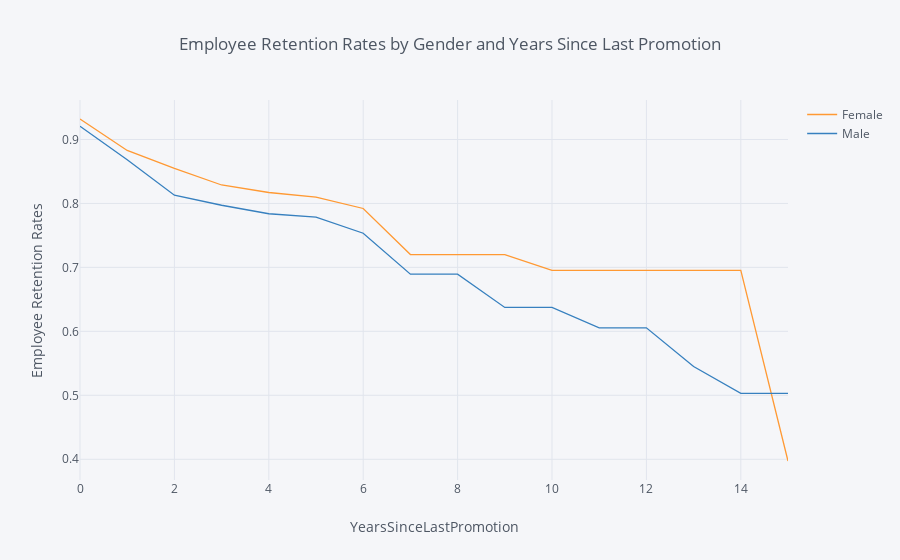

Notebook code cell kept with this figure:
### Markdown cell above
## 3. Let's look at retention rate by gender from a third perspective - the number of years since the employee's last promotion. Generate and plot a survival curve showing this.

### Code cell
rates = survival(data, 'Gender','YearsSinceLastPromotion', 'Attrition')

rates.iplot(kind='line', xTitle='YearsSinceLastPromotion', yTitle='Employee Retention Rates',
            title='Employee Retention Rates by Gender and Years Since Last Promotion')

### Figure 1 — Plotly figure (JSON) as saved in the notebook; plotly's stock layout.template omitted (floating-point values rounded to 4 significant figures)
{"data": [{"line": {"color": "rgba(255, 153, 51, 1.0)", "dash": "solid", "shape": "linear", "width": 1.3}, "mode": "lines", "name": "Female", "text": "", "type": "scatter", "uid": "902b4842-804e-4134-8a2d-8277adf9f505", "x": [0, 1, 2, 3, 4, 5, 6, 7, 8, 9, 10, 11, 12, 13, 14, 15], "y": [0.932, 0.8828, 0.8547, 0.8288, 0.817, 0.8099, 0.7921, 0.7201, 0.7201, 0.7201, 0.6952, 0.6952, 0.6952, 0.6952, 0.6952, 0.3973]}, {"line": {"color": "rgba(55, 128, 191, 1.0)", "dash": "solid", "shape": "linear", "width": 1.3}, "mode": "lines", "name": "Male", "text": "", "type": "scatter", "uid": "4b9fae80-df06-461a-9c11-1dfb2deef32c", "x": [0, 1, 2, 3, 4, 5, 6, 7, 8, 9, 10, 11, 12, 13, 14, 15], "y": [0.9206, 0.8684, 0.8128, 0.7971, 0.7838, 0.7785, 0.7534, 0.6894, 0.6894, 0.6374, 0.6374, 0.6055, 0.6055, 0.5449, 0.503, 0.503]}], "layout": {"legend": {"bgcolor": "#F5F6F9", "font": {"color": "#4D5663"}}, "paper_bgcolor": "#F5F6F9", "plot_bgcolor": "#F5F6F9", "title": {"font": {"color": "#4D5663"}, "text": "Employee Retention Rates by Gender and Years Since Last Promotion"}, "xaxis": {"gridcolor": "#E1E5ED", "showgrid": true, "tickfont": {"color": "#4D5663"}, "title": {"font": {"color": "#4D5663"}, "text": "YearsSinceLastPromotion"}, "zerolinecolor": "#E1E5ED"}, "yaxis": {"gridcolor": "#E1E5ED", "showgrid": true, "tickfont": {"color": "#4D5663"}, "title": {"font": {"color": "#4D5663"}, "text": "Employee Retention Rates"}, "zerolinecolor": "#E1E5ED"}}}
